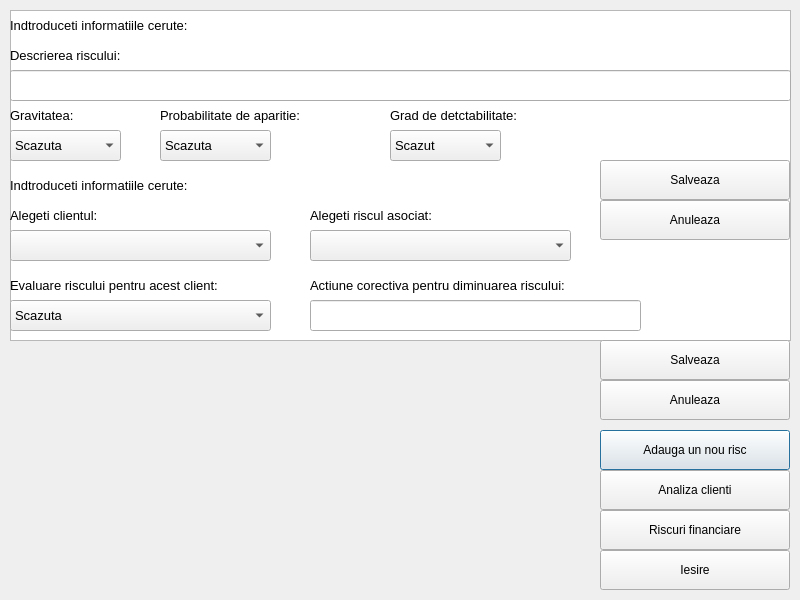
<?xml version="1.0" encoding="UTF-8"?>
<ui version="4.0">
 <class>Riscuri</class>
 <widget class="QDialog" name="Riscuri">
  <property name="geometry">
   <rect>
    <x>0</x>
    <y>0</y>
    <width>800</width>
    <height>600</height>
   </rect>
  </property>
  <property name="windowTitle">
   <string>Dialog</string>
  </property>
  <widget class="QTableView" name="tableView">
   <property name="geometry">
    <rect>
     <x>10</x>
     <y>10</y>
     <width>781</width>
     <height>331</height>
    </rect>
   </property>
  </widget>
  <widget class="QPushButton" name="addrisc">
   <property name="geometry">
    <rect>
     <x>600</x>
     <y>430</y>
     <width>190</width>
     <height>40</height>
    </rect>
   </property>
   <property name="text">
    <string>Adauga un nou risc</string>
   </property>
  </widget>
  <widget class="QPushButton" name="aclient">
   <property name="geometry">
    <rect>
     <x>600</x>
     <y>470</y>
     <width>190</width>
     <height>40</height>
    </rect>
   </property>
   <property name="text">
    <string>Analiza clienti</string>
   </property>
  </widget>
  <widget class="QPushButton" name="iesire">
   <property name="geometry">
    <rect>
     <x>600</x>
     <y>550</y>
     <width>190</width>
     <height>40</height>
    </rect>
   </property>
   <property name="text">
    <string>Iesire</string>
   </property>
  </widget>
  <widget class="QPushButton" name="rfin">
   <property name="geometry">
    <rect>
     <x>600</x>
     <y>510</y>
     <width>190</width>
     <height>40</height>
    </rect>
   </property>
   <property name="text">
    <string>Riscuri financiare</string>
   </property>
  </widget>
  <widget class="QLabel" name="label">
   <property name="geometry">
    <rect>
     <x>10</x>
     <y>10</y>
     <width>781</width>
     <height>31</height>
    </rect>
   </property>
   <property name="font">
    <font>
     <pointsize>10</pointsize>
    </font>
   </property>
   <property name="text">
    <string>Indtroduceti informatiile cerute:</string>
   </property>
  </widget>
  <widget class="QLabel" name="descriere">
   <property name="geometry">
    <rect>
     <x>10</x>
     <y>40</y>
     <width>781</width>
     <height>31</height>
    </rect>
   </property>
   <property name="font">
    <font>
     <pointsize>10</pointsize>
    </font>
   </property>
   <property name="text">
    <string>Descrierea riscului:</string>
   </property>
  </widget>
  <widget class="QLineEdit" name="descriereEdit">
   <property name="geometry">
    <rect>
     <x>10</x>
     <y>70</y>
     <width>781</width>
     <height>31</height>
    </rect>
   </property>
   <property name="font">
    <font>
     <pointsize>9</pointsize>
    </font>
   </property>
  </widget>
  <widget class="QLabel" name="gravitate">
   <property name="geometry">
    <rect>
     <x>10</x>
     <y>100</y>
     <width>111</width>
     <height>31</height>
    </rect>
   </property>
   <property name="font">
    <font>
     <pointsize>10</pointsize>
    </font>
   </property>
   <property name="text">
    <string>Gravitatea:</string>
   </property>
  </widget>
  <widget class="QComboBox" name="gravitateBox">
   <property name="geometry">
    <rect>
     <x>10</x>
     <y>130</y>
     <width>111</width>
     <height>31</height>
    </rect>
   </property>
   <property name="font">
    <font>
     <pointsize>10</pointsize>
    </font>
   </property>
   <item>
    <property name="text">
     <string>Scazuta</string>
    </property>
   </item>
   <item>
    <property name="text">
     <string>Moderat</string>
    </property>
   </item>
   <item>
    <property name="text">
     <string>Crescut</string>
    </property>
   </item>
   <item>
    <property name="text">
     <string>Iminent</string>
    </property>
   </item>
  </widget>
  <widget class="QLabel" name="prob">
   <property name="geometry">
    <rect>
     <x>160</x>
     <y>100</y>
     <width>181</width>
     <height>31</height>
    </rect>
   </property>
   <property name="font">
    <font>
     <pointsize>10</pointsize>
    </font>
   </property>
   <property name="text">
    <string>Probabilitate de aparitie:</string>
   </property>
  </widget>
  <widget class="QComboBox" name="probBox">
   <property name="geometry">
    <rect>
     <x>160</x>
     <y>130</y>
     <width>111</width>
     <height>31</height>
    </rect>
   </property>
   <property name="font">
    <font>
     <pointsize>10</pointsize>
    </font>
   </property>
   <item>
    <property name="text">
     <string>Scazuta</string>
    </property>
   </item>
   <item>
    <property name="text">
     <string>Moderat</string>
    </property>
   </item>
   <item>
    <property name="text">
     <string>Crescut</string>
    </property>
   </item>
   <item>
    <property name="text">
     <string>Iminent</string>
    </property>
   </item>
  </widget>
  <widget class="QComboBox" name="gradBox">
   <property name="geometry">
    <rect>
     <x>390</x>
     <y>130</y>
     <width>111</width>
     <height>31</height>
    </rect>
   </property>
   <property name="font">
    <font>
     <pointsize>10</pointsize>
    </font>
   </property>
   <item>
    <property name="text">
     <string>Scazut</string>
    </property>
   </item>
   <item>
    <property name="text">
     <string>Moderat</string>
    </property>
   </item>
   <item>
    <property name="text">
     <string>Crescut</string>
    </property>
   </item>
   <item>
    <property name="text">
     <string>Iminent</string>
    </property>
   </item>
  </widget>
  <widget class="QLabel" name="grad">
   <property name="geometry">
    <rect>
     <x>390</x>
     <y>100</y>
     <width>181</width>
     <height>31</height>
    </rect>
   </property>
   <property name="font">
    <font>
     <pointsize>10</pointsize>
    </font>
   </property>
   <property name="text">
    <string>Grad de detctabilitate:</string>
   </property>
  </widget>
  <widget class="QLabel" name="label2">
   <property name="geometry">
    <rect>
     <x>10</x>
     <y>170</y>
     <width>781</width>
     <height>31</height>
    </rect>
   </property>
   <property name="font">
    <font>
     <pointsize>10</pointsize>
    </font>
   </property>
   <property name="text">
    <string>Indtroduceti informatiile cerute:</string>
   </property>
  </widget>
  <widget class="QComboBox" name="evaluareBox_5">
   <property name="geometry">
    <rect>
     <x>10</x>
     <y>300</y>
     <width>261</width>
     <height>31</height>
    </rect>
   </property>
   <property name="font">
    <font>
     <pointsize>10</pointsize>
    </font>
   </property>
   <item>
    <property name="text">
     <string>Scazuta</string>
    </property>
   </item>
   <item>
    <property name="text">
     <string>Moderat</string>
    </property>
   </item>
   <item>
    <property name="text">
     <string>Crescut</string>
    </property>
   </item>
   <item>
    <property name="text">
     <string>Iminent</string>
    </property>
   </item>
  </widget>
  <widget class="QLabel" name="evaluare">
   <property name="geometry">
    <rect>
     <x>10</x>
     <y>270</y>
     <width>281</width>
     <height>31</height>
    </rect>
   </property>
   <property name="font">
    <font>
     <pointsize>10</pointsize>
    </font>
   </property>
   <property name="text">
    <string>Evaluare riscului pentru acest client:</string>
   </property>
  </widget>
  <widget class="QLabel" name="client">
   <property name="geometry">
    <rect>
     <x>10</x>
     <y>200</y>
     <width>151</width>
     <height>31</height>
    </rect>
   </property>
   <property name="font">
    <font>
     <pointsize>10</pointsize>
    </font>
   </property>
   <property name="text">
    <string>Alegeti clientul:</string>
   </property>
  </widget>
  <widget class="QComboBox" name="clientBox">
   <property name="geometry">
    <rect>
     <x>10</x>
     <y>230</y>
     <width>261</width>
     <height>31</height>
    </rect>
   </property>
   <property name="font">
    <font>
     <pointsize>10</pointsize>
    </font>
   </property>
  </widget>
  <widget class="QLabel" name="risc">
   <property name="geometry">
    <rect>
     <x>310</x>
     <y>200</y>
     <width>331</width>
     <height>31</height>
    </rect>
   </property>
   <property name="font">
    <font>
     <pointsize>10</pointsize>
    </font>
   </property>
   <property name="text">
    <string>Alegeti riscul asociat:</string>
   </property>
  </widget>
  <widget class="QComboBox" name="riscBox">
   <property name="geometry">
    <rect>
     <x>310</x>
     <y>230</y>
     <width>261</width>
     <height>31</height>
    </rect>
   </property>
   <property name="font">
    <font>
     <pointsize>10</pointsize>
    </font>
   </property>
  </widget>
  <widget class="QPushButton" name="salveaza2">
   <property name="geometry">
    <rect>
     <x>600</x>
     <y>340</y>
     <width>190</width>
     <height>40</height>
    </rect>
   </property>
   <property name="text">
    <string>Salveaza</string>
   </property>
  </widget>
  <widget class="QPushButton" name="anuleaza2">
   <property name="geometry">
    <rect>
     <x>600</x>
     <y>380</y>
     <width>190</width>
     <height>40</height>
    </rect>
   </property>
   <property name="text">
    <string>Anuleaza</string>
   </property>
  </widget>
  <widget class="QPushButton" name="anuleaza1">
   <property name="geometry">
    <rect>
     <x>600</x>
     <y>200</y>
     <width>190</width>
     <height>40</height>
    </rect>
   </property>
   <property name="text">
    <string>Anuleaza</string>
   </property>
  </widget>
  <widget class="QPushButton" name="salveaza1">
   <property name="geometry">
    <rect>
     <x>600</x>
     <y>160</y>
     <width>190</width>
     <height>40</height>
    </rect>
   </property>
   <property name="text">
    <string>Salveaza</string>
   </property>
  </widget>
  <widget class="QLabel" name="actiune">
   <property name="geometry">
    <rect>
     <x>310</x>
     <y>270</y>
     <width>331</width>
     <height>31</height>
    </rect>
   </property>
   <property name="font">
    <font>
     <pointsize>10</pointsize>
    </font>
   </property>
   <property name="text">
    <string>Actiune corectiva pentru diminuarea riscului:</string>
   </property>
  </widget>
  <widget class="QLineEdit" name="actiuneEdit">
   <property name="geometry">
    <rect>
     <x>310</x>
     <y>300</y>
     <width>331</width>
     <height>31</height>
    </rect>
   </property>
   <property name="font">
    <font>
     <pointsize>9</pointsize>
    </font>
   </property>
  </widget>
 </widget>
 <resources/>
 <connections/>
</ui>
